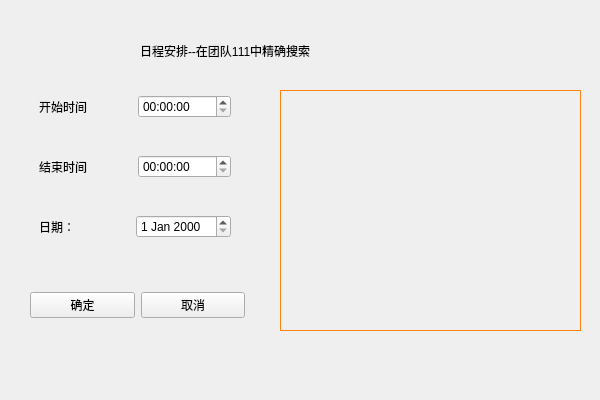
<?xml version="1.0" encoding="UTF-8"?>
<ui version="4.0">
 <class>search</class>
 <widget class="QWidget" name="search">
  <property name="geometry">
   <rect>
    <x>0</x>
    <y>0</y>
    <width>600</width>
    <height>400</height>
   </rect>
  </property>
  <property name="windowTitle">
   <string>SuperCalendar-日程查询</string>
  </property>
  <widget class="QWidget" name="widget_6" native="true">
   <property name="geometry">
    <rect>
     <x>0</x>
     <y>0</y>
     <width>600</width>
     <height>400</height>
    </rect>
   </property>
   <property name="styleSheet">
    <string notr="true">#widget_6{border-image: url(:/res/img14.jpg);}</string>
   </property>
   <widget class="QWidget" name="widget_5" native="true">
    <property name="geometry">
     <rect>
      <x>30</x>
      <y>280</y>
      <width>215</width>
      <height>50</height>
     </rect>
    </property>
    <layout class="QHBoxLayout" name="horizontalLayout_4">
     <item>
      <widget class="QPushButton" name="ok">
       <property name="text">
        <string>确定</string>
       </property>
      </widget>
     </item>
     <item>
      <widget class="QPushButton" name="back">
       <property name="text">
        <string>取消</string>
       </property>
      </widget>
     </item>
    </layout>
   </widget>
   <widget class="QLabel" name="label_4">
    <property name="geometry">
     <rect>
      <x>140</x>
      <y>30</y>
      <width>331</width>
      <height>41</height>
     </rect>
    </property>
    <property name="text">
     <string>日程安排--在团队111中精确搜索</string>
    </property>
   </widget>
   <widget class="QTextBrowser" name="view1">
    <property name="geometry">
     <rect>
      <x>280</x>
      <y>90</y>
      <width>301</width>
      <height>241</height>
     </rect>
    </property>
    <property name="styleSheet">
     <string notr="true">background:transparent;
border:1px solid;
border-color: rgb(255,130, 21);
</string>
    </property>
   </widget>
   <widget class="QWidget" name="widget_4" native="true">
    <property name="geometry">
     <rect>
      <x>30</x>
      <y>80</y>
      <width>210</width>
      <height>174</height>
     </rect>
    </property>
    <layout class="QVBoxLayout" name="verticalLayout">
     <item>
      <widget class="QWidget" name="widget" native="true">
       <layout class="QHBoxLayout" name="horizontalLayout">
        <item>
         <widget class="QLabel" name="label">
          <property name="text">
           <string>开始时间</string>
          </property>
         </widget>
        </item>
        <item>
         <widget class="QTimeEdit" name="time"/>
        </item>
       </layout>
      </widget>
     </item>
     <item>
      <widget class="QWidget" name="widget_2" native="true">
       <layout class="QHBoxLayout" name="horizontalLayout_2">
        <item>
         <widget class="QLabel" name="label_2">
          <property name="text">
           <string>结束时间</string>
          </property>
         </widget>
        </item>
        <item>
         <widget class="QTimeEdit" name="endtime"/>
        </item>
       </layout>
      </widget>
     </item>
     <item>
      <widget class="QWidget" name="widget_3" native="true">
       <layout class="QHBoxLayout" name="horizontalLayout_3">
        <item>
         <widget class="QLabel" name="label_3">
          <property name="text">
           <string>日期：   </string>
          </property>
         </widget>
        </item>
        <item>
         <widget class="QDateEdit" name="date"/>
        </item>
       </layout>
      </widget>
     </item>
    </layout>
   </widget>
  </widget>
 </widget>
 <resources/>
 <connections/>
</ui>
